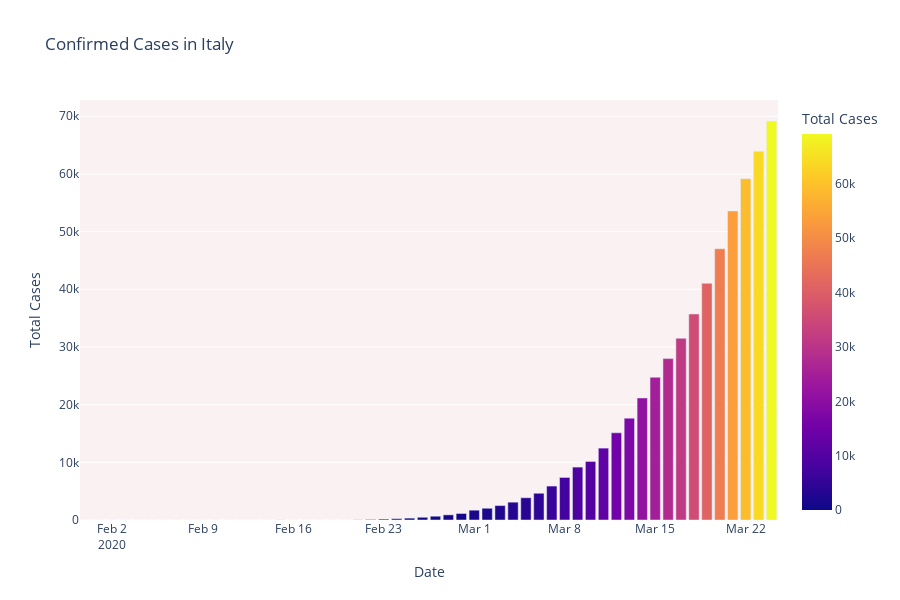
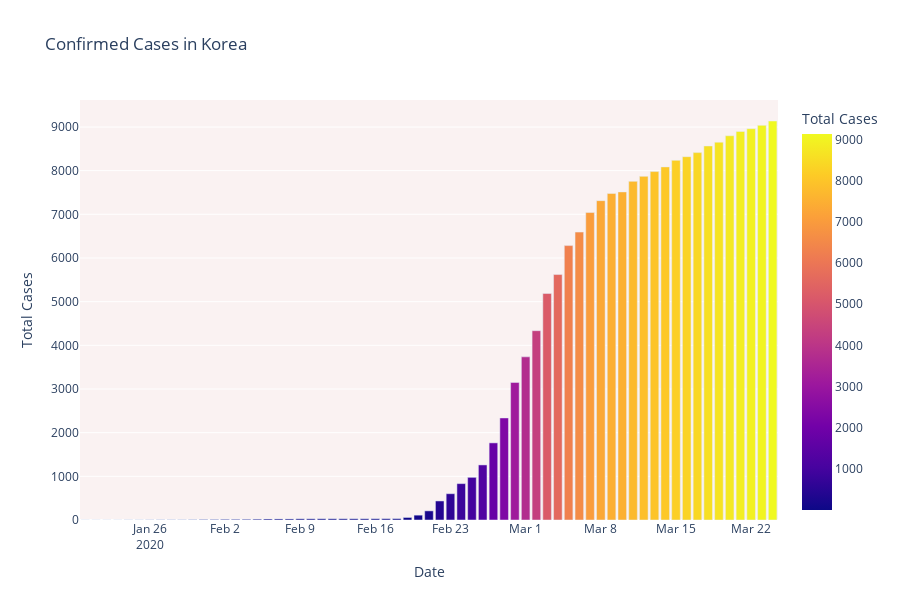
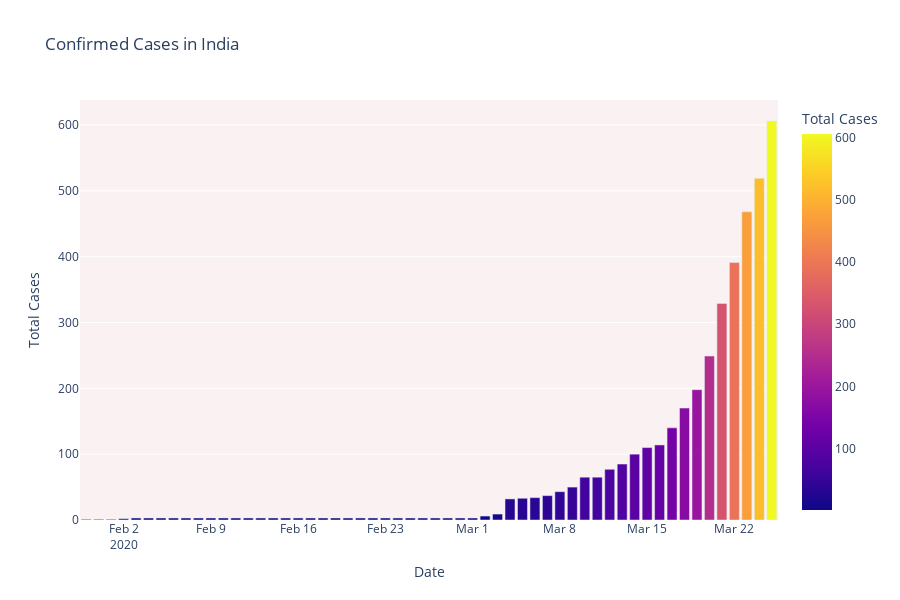

Notebook source saved alongside these figures, in order:
### Markdown cell above
## 2.1 Cumulative cases in India, Italy and S.Korea

### Code cell
fig = px.bar(dbd_Italy, x="Date", y="Total Cases", color='Total Cases', orientation='v', height=600,
             title='Confirmed Cases in Italy', color_discrete_sequence = px.colors.cyclical.mygbm)

fig.update_layout(plot_bgcolor='rgb(250, 242, 242)')
fig.show()

fig = px.bar(dbd_Korea, x="Date", y="Total Cases", color='Total Cases', orientation='v', height=600,
             title='Confirmed Cases in Korea', color_discrete_sequence = px.colors.cyclical.mygbm)

fig.update_layout(plot_bgcolor='rgb(250, 242, 242)')
fig.show()

fig = px.bar(dbd_India, x="Date", y="Total Cases", color='Total Cases', orientation='v', height=600,
             title='Confirmed Cases in India', color_discrete_sequence = px.colors.cyclical.mygbm)

fig.update_layout(plot_bgcolor='rgb(250, 242, 242)')
fig.show()

### Figure 1 — Plotly figure (JSON) as saved in the notebook; plotly's stock layout.template omitted (floating-point values rounded to 4 significant figures)
{"data": [{"alignmentgroup": "True", "hoverlabel": {"namelength": 0}, "hovertemplate": "Date=%{x}<br>Total Cases=%{marker.color}", "legendgroup": "", "marker": {"color": [2, 2, 2, 2, 2, 2, 3, 3, 3, 3, 3, 3, 3, 3, 3, 3, 3, 3, 3, 3, 3, 3, 20, 79, 157, 229, 323, 470, 655, 889, 1128, 1701, 2036, 2502, 3089, 3858, 4636, 5883, 7375, 9172, 10149, 12462, 15113, 17660, 21157, 24747, 27980, 31506, 35713, 41035, 47021, 53578, 59158, 63927, 69176], "coloraxis": "coloraxis"}, "name": "", "offsetgroup": "", "orientation": "v", "showlegend": false, "textposition": "auto", "type": "bar", "x": ["2020-01-31T00:00:00", "2020-02-01T00:00:00", "2020-02-02T00:00:00", "2020-02-03T00:00:00", "2020-02-04T00:00:00", "2020-02-05T00:00:00", "2020-02-06T00:00:00", "2020-02-07T00:00:00", "2020-02-08T00:00:00", "2020-02-09T00:00:00", "2020-02-10T00:00:00", "2020-02-11T00:00:00", "2020-02-12T00:00:00", "2020-02-13T00:00:00", "2020-02-14T00:00:00", "2020-02-15T00:00:00", "2020-02-15T00:00:00", "2020-02-16T00:00:00", "2020-02-17T00:00:00", "2020-02-18T00:00:00", "2020-02-19T00:00:00", "2020-02-20T00:00:00", "2020-02-21T00:00:00", "2020-02-22T00:00:00", "2020-02-23T00:00:00", "2020-02-24T00:00:00", "2020-02-25T00:00:00", "2020-02-26T00:00:00", "2020-02-27T00:00:00", "2020-02-28T00:00:00", "2020-02-29T00:00:00", "2020-03-01T00:00:00", "2020-03-02T00:00:00", "2020-03-03T00:00:00", "2020-03-04T00:00:00", "2020-03-05T00:00:00", "2020-03-06T00:00:00", "2020-03-07T00:00:00", "2020-03-08T00:00:00", "2020-03-09T00:00:00", "2020-03-10T00:00:00", "2020-03-11T00:00:00", "2020-03-12T00:00:00", "2020-03-13T00:00:00", "2020-03-14T00:00:00", "2020-03-15T00:00:00", "2020-03-16T00:00:00", "2020-03-17T00:00:00", "2020-03-18T00:00:00", "2020-03-19T00:00:00", "2020-03-20T00:00:00", "2020-03-21T00:00:00", "2020-03-22T00:00:00", "2020-03-23T00:00:00", "2020-03-24T00:00:00"], "xaxis": "x", "y": [2, 2, 2, 2, 2, 2, 3, 3, 3, 3, 3, 3, 3, 3, 3, 3, 3, 3, 3, 3, 3, 3, 20, 79, 157, 229, 323, 470, 655, 889, 1128, 1701, 2036, 2502, 3089, 3858, 4636, 5883, 7375, 9172, 10149, 12462, 15113, 17660, 21157, 24747, 27980, 31506, 35713, 41035, 47021, 53578, 59158, 63927, 69176], "yaxis": "y"}], "layout": {"barmode": "relative", "coloraxis": {"colorbar": {"title": {"text": "Total Cases"}}, "colorscale": [[0, "#0d0887"], [0.1111, "#46039f"], [0.2222, "#7201a8"], [0.3333, "#9c179e"], [0.4444, "#bd3786"], [0.5556, "#d8576b"], [0.6667, "#ed7953"], [0.7778, "#fb9f3a"], [0.8889, "#fdca26"], [1, "#f0f921"]]}, "height": 600, "legend": {"tracegroupgap": 0}, "plot_bgcolor": "rgb(250, 242, 242)", "title": {"text": "Confirmed Cases in Italy"}, "xaxis": {"anchor": "y", "domain": [0, 1], "title": {"text": "Date"}}, "yaxis": {"anchor": "x", "domain": [0, 1], "title": {"text": "Total Cases"}}}}

### Figure 2 — Plotly figure (JSON) as saved in the notebook; plotly's stock layout.template omitted (floating-point values rounded to 4 significant figures)
{"data": [{"alignmentgroup": "True", "hoverlabel": {"namelength": 0}, "hovertemplate": "Date=%{x}<br>Total Cases=%{marker.color}", "legendgroup": "", "marker": {"color": [1, 1, 1, 1, 2, 2, 3, 4, 4, 4, 6, 11, 12, 15, 15, 16, 19, 23, 24, 24, 27, 27, 28, 28, 28, 28, 28, 29, 30, 31, 58, 111, 209, 436, 602, 833, 977, 1261, 1766, 2337, 3150, 3736, 4335, 5186, 5621, 6284, 6593, 7041, 7313, 7478, 7513, 7755, 7869, 7979, 8086, 8236, 8320, 8413, 8565, 8652, 8799, 8897, 8961, 9037, 9137], "coloraxis": "coloraxis"}, "name": "", "offsetgroup": "", "orientation": "v", "showlegend": false, "textposition": "auto", "type": "bar", "x": ["2020-01-20T00:00:00", "2020-01-21T00:00:00", "2020-01-22T00:00:00", "2020-01-23T00:00:00", "2020-01-24T00:00:00", "2020-01-25T00:00:00", "2020-01-26T00:00:00", "2020-01-27T00:00:00", "2020-01-28T00:00:00", "2020-01-29T00:00:00", "2020-01-30T00:00:00", "2020-01-31T00:00:00", "2020-02-01T00:00:00", "2020-02-02T00:00:00", "2020-02-03T00:00:00", "2020-02-04T00:00:00", "2020-02-05T00:00:00", "2020-02-06T00:00:00", "2020-02-07T00:00:00", "2020-02-08T00:00:00", "2020-02-09T00:00:00", "2020-02-10T00:00:00", "2020-02-11T00:00:00", "2020-02-12T00:00:00", "2020-02-13T00:00:00", "2020-02-14T00:00:00", "2020-02-15T00:00:00", "2020-02-16T00:00:00", "2020-02-17T00:00:00", "2020-02-18T00:00:00", "2020-02-19T00:00:00", "2020-02-20T00:00:00", "2020-02-21T00:00:00", "2020-02-22T00:00:00", "2020-02-23T00:00:00", "2020-02-24T00:00:00", "2020-02-25T00:00:00", "2020-02-26T00:00:00", "2020-02-27T00:00:00", "2020-02-28T00:00:00", "2020-02-29T00:00:00", "2020-03-01T00:00:00", "2020-03-02T00:00:00", "2020-03-03T00:00:00", "2020-03-04T00:00:00", "2020-03-05T00:00:00", "2020-03-06T00:00:00", "2020-03-07T00:00:00", "2020-03-08T00:00:00", "2020-03-09T00:00:00", "2020-03-10T00:00:00", "2020-03-11T00:00:00", "2020-03-12T00:00:00", "2020-03-13T00:00:00", "2020-03-14T00:00:00", "2020-03-15T00:00:00", "2020-03-16T00:00:00", "2020-03-17T00:00:00", "2020-03-18T00:00:00", "2020-03-19T00:00:00", "2020-03-20T00:00:00", "2020-03-21T00:00:00", "2020-03-22T00:00:00", "2020-03-23T00:00:00", "2020-03-24T00:00:00"], "xaxis": "x", "y": [1, 1, 1, 1, 2, 2, 3, 4, 4, 4, 6, 11, 12, 15, 15, 16, 19, 23, 24, 24, 27, 27, 28, 28, 28, 28, 28, 29, 30, 31, 58, 111, 209, 436, 602, 833, 977, 1261, 1766, 2337, 3150, 3736, 4335, 5186, 5621, 6284, 6593, 7041, 7313, 7478, 7513, 7755, 7869, 7979, 8086, 8236, 8320, 8413, 8565, 8652, 8799, 8897, 8961, 9037, 9137], "yaxis": "y"}], "layout": {"barmode": "relative", "coloraxis": {"colorbar": {"title": {"text": "Total Cases"}}, "colorscale": [[0, "#0d0887"], [0.1111, "#46039f"], [0.2222, "#7201a8"], [0.3333, "#9c179e"], [0.4444, "#bd3786"], [0.5556, "#d8576b"], [0.6667, "#ed7953"], [0.7778, "#fb9f3a"], [0.8889, "#fdca26"], [1, "#f0f921"]]}, "height": 600, "legend": {"tracegroupgap": 0}, "plot_bgcolor": "rgb(250, 242, 242)", "title": {"text": "Confirmed Cases in Korea"}, "xaxis": {"anchor": "y", "domain": [0, 1], "title": {"text": "Date"}}, "yaxis": {"anchor": "x", "domain": [0, 1], "title": {"text": "Total Cases"}}}}

### Figure 3 — Plotly figure (JSON) as saved in the notebook; plotly's stock layout.template omitted (floating-point values rounded to 4 significant figures)
{"data": [{"alignmentgroup": "True", "hoverlabel": {"namelength": 0}, "hovertemplate": "Date=%{x}<br>Total Cases=%{marker.color}", "legendgroup": "", "marker": {"color": [1, 1, 1, 2, 3, 3, 3, 3, 3, 3, 3, 3, 3, 3, 3, 3, 3, 3, 3, 3, 3, 3, 3, 3, 3, 3, 3, 3, 3, 3, 3, 3, 6, 9, 32, 33, 34, 37, 43, 50, 65, 65, 77, 85, 100, 110, 114, 140, 170, 198, 249, 329, 391, 468, 519, 606], "coloraxis": "coloraxis"}, "name": "", "offsetgroup": "", "orientation": "v", "showlegend": false, "textposition": "auto", "type": "bar", "x": ["2020-01-30T00:00:00", "2020-01-31T00:00:00", "2020-02-01T00:00:00", "2020-02-02T00:00:00", "2020-02-03T00:00:00", "2020-02-04T00:00:00", "2020-02-05T00:00:00", "2020-02-06T00:00:00", "2020-02-07T00:00:00", "2020-02-08T00:00:00", "2020-02-09T00:00:00", "2020-02-10T00:00:00", "2020-02-11T00:00:00", "2020-02-12T00:00:00", "2020-02-13T00:00:00", "2020-02-14T00:00:00", "2020-02-15T00:00:00", "2020-02-16T00:00:00", "2020-02-17T00:00:00", "2020-02-18T00:00:00", "2020-02-19T00:00:00", "2020-02-20T00:00:00", "2020-02-21T00:00:00", "2020-02-22T00:00:00", "2020-02-23T00:00:00", "2020-02-24T00:00:00", "2020-02-25T00:00:00", "2020-02-26T00:00:00", "2020-02-27T00:00:00", "2020-02-28T00:00:00", "2020-02-29T00:00:00", "2020-03-01T00:00:00", "2020-03-02T00:00:00", "2020-03-03T00:00:00", "2020-03-04T00:00:00", "2020-03-05T00:00:00", "2020-03-06T00:00:00", "2020-03-07T00:00:00", "2020-03-08T00:00:00", "2020-03-09T00:00:00", "2020-03-10T00:00:00", "2020-03-11T00:00:00", "2020-03-12T00:00:00", "2020-03-13T00:00:00", "2020-03-14T00:00:00", "2020-03-15T00:00:00", "2020-03-16T00:00:00", "2020-03-17T00:00:00", "2020-03-18T00:00:00", "2020-03-19T00:00:00", "2020-03-20T00:00:00", "2020-03-21T00:00:00", "2020-03-22T00:00:00", "2020-03-23T00:00:00", "2020-03-24T00:00:00", "2020-03-25T00:00:00"], "xaxis": "x", "y": [1, 1, 1, 2, 3, 3, 3, 3, 3, 3, 3, 3, 3, 3, 3, 3, 3, 3, 3, 3, 3, 3, 3, 3, 3, 3, 3, 3, 3, 3, 3, 3, 6, 9, 32, 33, 34, 37, 43, 50, 65, 65, 77, 85, 100, 110, 114, 140, 170, 198, 249, 329, 391, 468, 519, 606], "yaxis": "y"}], "layout": {"barmode": "relative", "coloraxis": {"colorbar": {"title": {"text": "Total Cases"}}, "colorscale": [[0, "#0d0887"], [0.1111, "#46039f"], [0.2222, "#7201a8"], [0.3333, "#9c179e"], [0.4444, "#bd3786"], [0.5556, "#d8576b"], [0.6667, "#ed7953"], [0.7778, "#fb9f3a"], [0.8889, "#fdca26"], [1, "#f0f921"]]}, "height": 600, "legend": {"tracegroupgap": 0}, "plot_bgcolor": "rgb(250, 242, 242)", "title": {"text": "Confirmed Cases in India"}, "xaxis": {"anchor": "y", "domain": [0, 1], "title": {"text": "Date"}}, "yaxis": {"anchor": "x", "domain": [0, 1], "title": {"text": "Total Cases"}}}}
